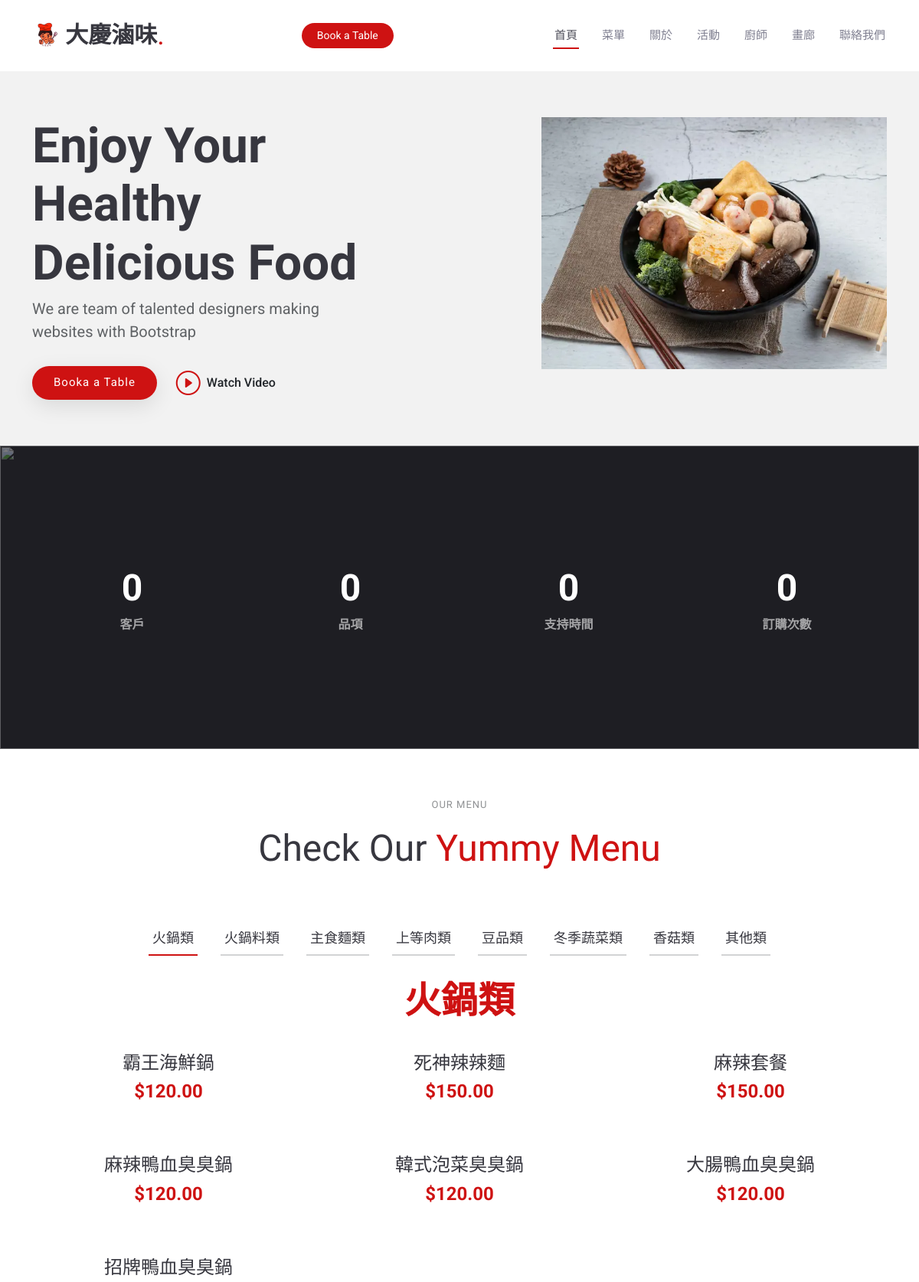
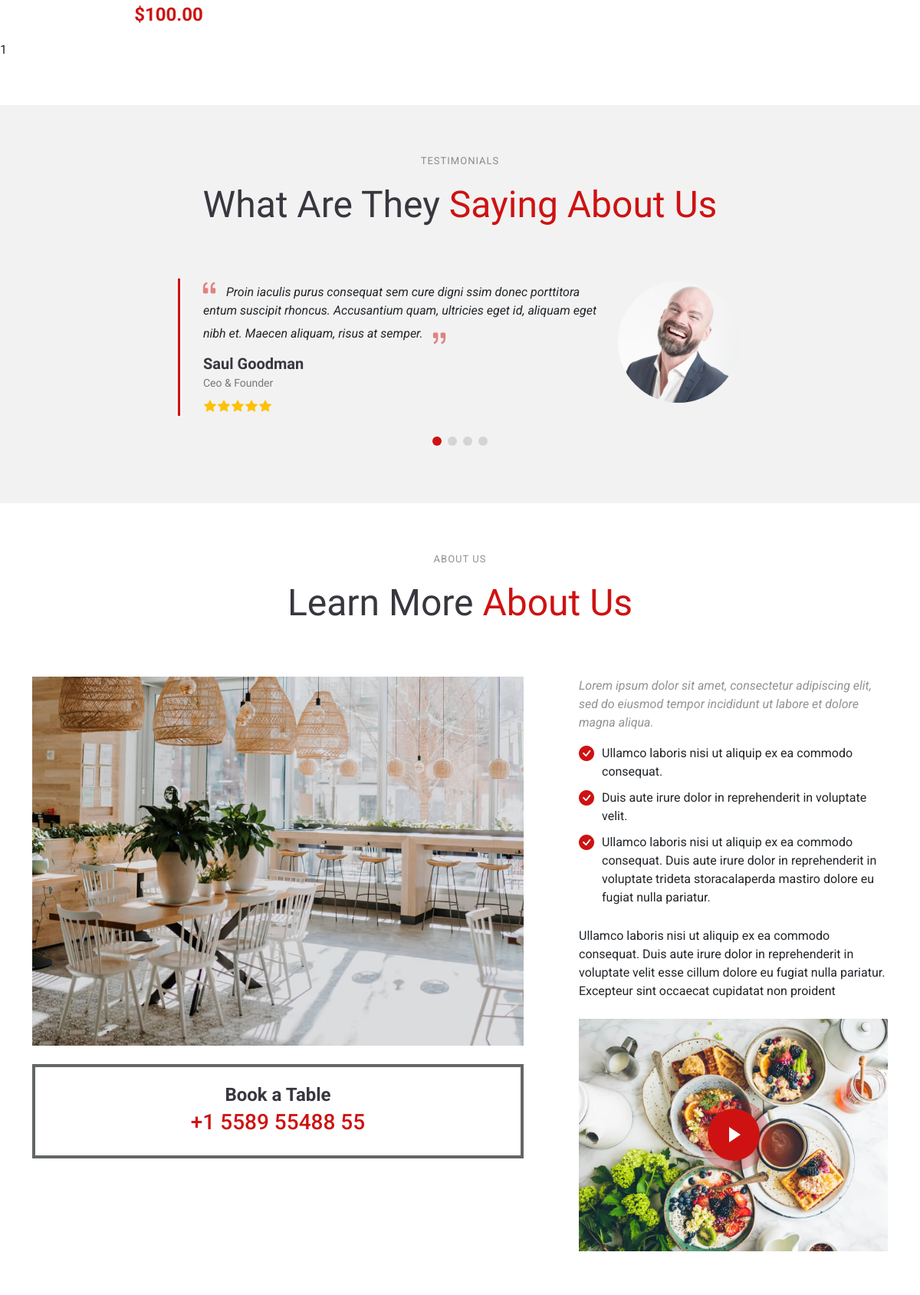
Page /Yummy/index.php (upper part) on the committed database (2 pictures, top to bottom).
### tables this page shows
CREATE TABLE `menu` (
  `menu_ID` int(11) NOT NULL,
  `menu_name` varchar(100) NOT NULL,
  `price` varchar(100) NOT NULL,
  `category` varchar(100) NOT NULL,
  `description` text NOT NULL,
  `is_available` tinyint(4) NOT NULL COMMENT '是否供應'
);

### Yummy/index.php (the view, shortened to what this page needs)
<!DOCTYPE html>
<html lang="en">
<head>
  <link href="assets/vendor/bootstrap/css/bootstrap.min.css" rel="stylesheet">
  <link href="assets/vendor/bootstrap-icons/bootstrap-icons.css" rel="stylesheet">
  <link href="assets/vendor/aos/aos.css" rel="stylesheet">
  <link href="assets/vendor/glightbox/css/glightbox.min.css" rel="stylesheet">
  <link href="assets/vendor/swiper/swiper-bundle.min.css" rel="stylesheet">
  <link href="assets/css/main.css" rel="stylesheet">
</head>
<body class="index-page">
  <header id="header" class="header d-flex align-items-center sticky-top">
    <div class="container position-relative d-flex align-items-center justify-content-between">
      <a href="index.html" class="logo d-flex align-items-center me-auto me-xl-0">
        <img src="assets/img/Logo2.png" alt="">
        <h1 class="sitename">大慶滷味</h1>
        <span>.</span>
      </a>
      <nav id="navmenu" class="navmenu">
        <ul>
          <li><a href="#hero" class="active">首頁<br></a></li>
          <li><a href="#menu">菜單</a></li>
          <li><a href="#about">關於</a></li>
          <li><a href="#events">活動</a></li>
          <li><a href="#chefs">廚師</a></li>
          <li><a href="#gallery">畫廊</a></li>
          <li><a href="#contact">聯絡我們</a></li>
        </ul>
      </nav>
      <a class="btn-getstarted" href="index.html#book-a-table">Book a Table</a>
    </div>
  </header>
  <main class="main">
    <section id="hero" class="hero section light-background">
      <div class="container">
        <div class="row gy-4 justify-content-center justify-content-lg-between">
          <div class="col-lg-5 order-2 order-lg-1 d-flex flex-column justify-content-center">
            <h1 data-aos="fade-up">Enjoy Your Healthy<br>Delicious Food</h1>
            <p data-aos="fade-up" data-aos-delay="100">We are team of talented designers making websites with Bootstrap
            </p>
            <div class="d-flex" data-aos="fade-up" data-aos-delay="200">
              <a href="#book-a-table" class="btn-get-started">Booka a Table</a>
              <a href="https://www.youtube.com/watch?v=Y7f98aduVJ8"
                class="glightbox btn-watch-video d-flex align-items-center"><i class="bi bi-play-circle"></i><span>Watch
                  Video</span></a>
            </div>
          </div>
          <div class="col-lg-5 order-1 order-lg-2 hero-img" data-aos="zoom-out">
            <img src="assets/img/火鍋類/麻辣鴨血臭臭鍋.jpg" class="img-fluid animated" alt="">
          </div>
        </div>
      </div>
    </section>
    <section id="stats" class="stats section dark-background">
      <img src="assets/img/封面照.jpg" alt="" data-aos="fade-in">
      <div class="container position-relative" data-aos="fade-up" data-aos-delay="100">
        <div class="row gy-4">
          <div class="col-lg-3 col-md-6">
            <div class="stats-item text-center w-100 h-100">
              <span data-purecounter-start="0" data-purecounter-end="232" data-purecounter-duration="1"
                class="purecounter"></span>
              <p>客戶</p>
            </div>
          </div>
          <div class="col-lg-3 col-md-6">
            <div class="stats-item text-center w-100 h-100">
              <span data-purecounter-start="0" data-purecounter-end="521" data-purecounter-duration="1"
                class="purecounter"></span>
              <p>品項</p>
            </div>
          </div>
          <div class="col-lg-3 col-md-6">
            <div class="stats-item text-center w-100 h-100">
              <span data-purecounter-start="0" data-purecounter-end="1453" data-purecounter-duration="1"
                class="purecounter"></span>
              <p>支持時間</p>
            </div>
          </div>
          <div class="col-lg-3 col-md-6">
            <div class="stats-item text-center w-100 h-100">
              <span data-purecounter-start="0" data-purecounter-end="32" data-purecounter-duration="1"
                class="purecounter"></span>
              <p>訂購次數</p>
            </div>
          </div>
        </div>
      </div>
    </section>
    <section id="menu" class="menu section">
      <div class="container section-title" data-aos="fade-up">
        <h2>Our Menu</h2>
        <p><span>Check Our</span> <span class="description-title">Yummy Menu</span></p>
      </div>
      <div class="container">
        <ul class="nav nav-tabs d-flex justify-content-center" data-aos="fade-up" data-aos-delay="100">
          <li class="nav-item">
            <a class="nav-link active show" data-bs-toggle="tab" data-bs-target="#menu-Hotpot">
              <h4>火鍋類</h4>
            </a>
          </li>
          <li class="nav-item">
            <a class="nav-link" data-bs-toggle="tab" data-bs-target="#menu-Hotpotingredients">
              <h4>火鍋料類</h4>
            </a>
          </li>
          <li class="nav-item">
            <a class="nav-link" data-bs-toggle="tab" data-bs-target="#menu-noodles">
              <h4>主食麵類</h4>
            </a>
          </li>
          <li class="nav-item">
            <a class="nav-link" data-bs-toggle="tab" data-bs-target="#menu-primemeat">
              <h4>上等肉類</h4>
            </a>
          </li>
          <li class="nav-item">
            <a class="nav-link" data-bs-toggle="tab" data-bs-target="#menu-Beans">
              <h4>豆品類</h4>
            </a>
          </li>
          <li class="nav-item">
            <a class="nav-link" data-bs-toggle="tab" data-bs-target="#menu-wintervegetables">
              <h4>冬季蔬菜類</h4>
            </a>
          </li>
          <li class="nav-item">
            <a class="nav-link" data-bs-toggle="tab" data-bs-target="#menu-Mushrooms">
              <h4>香菇類</h4>
            </a>
          </li>
          <li class="nav-item">
            <a class="nav-link" data-bs-toggle="tab" data-bs-target="#menu-Other">
              <h4>其他類</h4>
            </a>
          </li>
        </ul>
        <div class="tab-content" data-aos="fade-up" data-aos-delay="200">
          <div class="tab-pane fade show active" id="menu-Hotpot">
            <div class="tab-header text-center">
              <h3>火鍋類</h3>
            </div>
            <div class="row gy-5">
              <?php
              include("db_connection.php");
              $query = "SELECT * FROM menu WHERE is_available = 0 and category='火鍋類' ORDER BY menu_ID";
              $result = $conn->query($query);
              if ($result->num_rows > 0) {
                while ($row = $result->fetch_assoc()) {
                  echo '<div class="col-6 col-lg-4 menu-item">';
                  echo '<h4>' . htmlspecialchars($row['menu_name']) . '</h4>';
                  echo '<p class="price">$' . number_format($row['price'], 2) . '</p>';
                  echo '</div>';
                }
              } else {
                echo '<div class="col-12 text-center"><p>目前沒有可用的菜單項目</p></div>';
              }
              ?>
            </div>
          </div>
        </div>
      </div>
      <?=
      $conn->close();
      ?>
    </section>
    <section id="testimonials" class="testimonials section light-background">
      <div class="container section-title" data-aos="fade-up">
        <h2>TESTIMONIALS</h2>
        <p>What Are They <span class="description-title">Saying About Us</span></p>
      </div>
      <div class="container" data-aos="fade-up" data-aos-delay="100">
        <div class="swiper init-swiper">
          <div class="swiper-wrapper">
            <div class="swiper-slide">
              <div class="testimonial-item">
                <div class="row gy-4 justify-content-center">
                  <div class="col-lg-6">
                    <div class="testimonial-content">
                      <p>
                        <i class="bi bi-quote quote-icon-left"></i>
                        <span>Proin iaculis purus consequat sem cure digni ssim donec porttitora entum suscipit rhoncus.
                          Accusantium quam, ultricies eget id, aliquam eget nibh et. Maecen aliquam, risus at
                          semper.</span>
                        <i class="bi bi-quote quote-icon-right"></i>
                      </p>
                      <h3>Saul Goodman</h3>
                      <h4>Ceo &amp; Founder</h4>
                      <div class="stars">
                        <i class="bi bi-star-fill"></i><i class="bi bi-star-fill"></i><i class="bi bi-star-fill"></i><i
                          class="bi bi-star-fill"></i><i class="bi bi-star-fill"></i>
                      </div>
                    </div>
                  </div>
                  <div class="col-lg-2 text-center">
                    <img src="assets/img/testimonials/testimonials-1.jpg" class="img-fluid testimonial-img" alt="">
                  </div>
                </div>
              </div>
            </div>
            <div class="swiper-slide">
              <div class="testimonial-item">
                <div class="row gy-4 justify-content-center">
                </div>
              </div>
            </div>
          </div>
          <div class="swiper-pagination"></div>
        </div>
      </div>
    </section>
    <section id="about" class="about section">
      <div class="container section-title" data-aos="fade-up">
        <h2>About Us<br></h2>
        <p><span>Learn More</span> <span class="description-title">About Us</span></p>
      </div>
      <div class="container">
        <div class="row gy-4">
          <div class="col-lg-7" data-aos="fade-up" data-aos-delay="100">
            <img src="assets/img/about.jpg" class="img-fluid mb-4" alt="">
            <div class="book-a-table">
              <h3>Book a Table</h3>
              <p>+1 5589 55488 55</p>
            </div>
          </div>
          <div class="col-lg-5" data-aos="fade-up" data-aos-delay="250">
            <div class="content ps-0 ps-lg-5">
              <p class="fst-italic">
                Lorem ipsum dolor sit amet, consectetur adipiscing elit, sed do eiusmod tempor incididunt ut labore et
                dolore
                magna aliqua.
              </p>
              <ul>
                <li><i class="bi bi-check-circle-fill"></i> <span>Ullamco laboris nisi ut aliquip ex ea commodo
                    consequat.</span></li>
                <li><i class="bi bi-check-circle-fill"></i> <span>Duis aute irure dolor in reprehenderit in voluptate
                    velit.</span></li>
                <li><i class="bi bi-check-circle-fill"></i> <span>Ullamco laboris nisi ut aliquip ex ea commodo
                    consequat. Duis aute irure dolor in reprehenderit in voluptate trideta storacalaperda mastiro dolore
                    eu fugiat nulla pariatur.</span></li>
              </ul>
              <p>
                Ullamco laboris nisi ut aliquip ex ea commodo consequat. Duis aute irure dolor in reprehenderit in
                voluptate
                velit esse cillum dolore eu fugiat nulla pariatur. Excepteur sint occaecat cupidatat non proident
              </p>
              <div class="position-relative mt-4">
                <img src="assets/img/about-2.jpg" class="img-fluid" alt="">
                <a href="https://www.youtube.com/watch?v=Y7f98aduVJ8" class="glightbox pulsating-play-btn"></a>
              </div>
            </div>
          </div>
        </div>
      </div>
    </section>
  </main>
</body>
</html>

### rows in the picture
menu: menu_name "霸王海鮮鍋", price "120.00"
menu: menu_name "死神辣辣麵", price "150.00"
menu: menu_name "麻辣套餐", price "150.00"
menu: menu_name "麻辣鴨血臭臭鍋", price "120.00"
menu: menu_name "韓式泡菜臭臭鍋", price "120.00"
menu: menu_name "大腸鴨血臭臭鍋", price "120.00"
menu: menu_name "招牌鴨血臭臭鍋", price "100.00"

### other values in the picture
$conn->close() "1"
